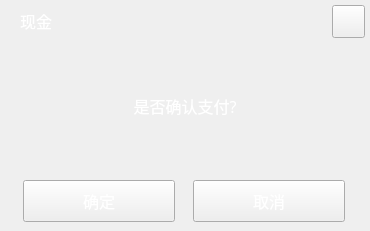
<?xml version="1.0" encoding="UTF-8"?>
<ui version="4.0">
 <class>DlgCommon</class>
 <widget class="QWidget" name="DlgCommon">
  <property name="geometry">
   <rect>
    <x>0</x>
    <y>0</y>
    <width>370</width>
    <height>231</height>
   </rect>
  </property>
  <property name="minimumSize">
   <size>
    <width>370</width>
    <height>231</height>
   </size>
  </property>
  <property name="windowTitle">
   <string>DlgCommon</string>
  </property>
  <property name="styleSheet">
   <string notr="true">QWidget#DlgCommon {
	border-image: url(:/shareImages/dlg_background.png);
}</string>
  </property>
  <layout class="QVBoxLayout" name="verticalLayout">
   <property name="spacing">
    <number>0</number>
   </property>
   <property name="leftMargin">
    <number>0</number>
   </property>
   <property name="topMargin">
    <number>0</number>
   </property>
   <property name="rightMargin">
    <number>0</number>
   </property>
   <property name="bottomMargin">
    <number>0</number>
   </property>
   <item>
    <widget class="QWidget" name="titleWidget" native="true">
     <property name="minimumSize">
      <size>
       <width>0</width>
       <height>42</height>
      </size>
     </property>
     <property name="maximumSize">
      <size>
       <width>16777215</width>
       <height>42</height>
      </size>
     </property>
     <property name="styleSheet">
      <string notr="true">QWidget#titleWidget {
	border-image: url(:/shareImages/title_bar.png);
}</string>
     </property>
     <layout class="QHBoxLayout" name="horizontalLayout_2">
      <property name="spacing">
       <number>5</number>
      </property>
      <property name="leftMargin">
       <number>20</number>
      </property>
      <property name="topMargin">
       <number>5</number>
      </property>
      <property name="rightMargin">
       <number>5</number>
      </property>
      <property name="bottomMargin">
       <number>5</number>
      </property>
      <item>
       <widget class="QLabel" name="titleLabel">
        <property name="minimumSize">
         <size>
          <width>0</width>
          <height>30</height>
         </size>
        </property>
        <property name="maximumSize">
         <size>
          <width>16777215</width>
          <height>16777215</height>
         </size>
        </property>
        <property name="font">
         <font>
          <family>微软雅黑</family>
          <pointsize>-1</pointsize>
         </font>
        </property>
        <property name="styleSheet">
         <string notr="true">QLabel#titleLabel {
	font-family: &quot;微软雅黑&quot;;
	font-size:16px;
	color: rgb(255, 255, 255);
	border-width: 0px;
}</string>
        </property>
        <property name="frameShape">
         <enum>QFrame::NoFrame</enum>
        </property>
        <property name="frameShadow">
         <enum>QFrame::Plain</enum>
        </property>
        <property name="lineWidth">
         <number>1</number>
        </property>
        <property name="text">
         <string>现金</string>
        </property>
       </widget>
      </item>
      <item>
       <widget class="QPushButton" name="deleteBtn">
        <property name="minimumSize">
         <size>
          <width>33</width>
          <height>33</height>
         </size>
        </property>
        <property name="maximumSize">
         <size>
          <width>33</width>
          <height>33</height>
         </size>
        </property>
        <property name="font">
         <font>
          <family>微软雅黑</family>
          <pointsize>14</pointsize>
         </font>
        </property>
        <property name="focusPolicy">
         <enum>Qt::NoFocus</enum>
        </property>
        <property name="styleSheet">
         <string notr="true">QPushButton#deleteBtn {
	border-image: url(:/shareImages/close.png);
}

QPushButton#deleteBtn:pressed {
	border-image: url(:/shareImages/close_press.png);
}</string>
        </property>
        <property name="text">
         <string/>
        </property>
       </widget>
      </item>
     </layout>
    </widget>
   </item>
   <item alignment="Qt::AlignHCenter">
    <widget class="QLabel" name="contextLabel">
     <property name="sizePolicy">
      <sizepolicy hsizetype="Preferred" vsizetype="Preferred">
       <horstretch>0</horstretch>
       <verstretch>0</verstretch>
      </sizepolicy>
     </property>
     <property name="minimumSize">
      <size>
       <width>310</width>
       <height>0</height>
      </size>
     </property>
     <property name="maximumSize">
      <size>
       <width>310</width>
       <height>16777215</height>
      </size>
     </property>
     <property name="font">
      <font>
       <family>微软雅黑</family>
       <pointsize>-1</pointsize>
      </font>
     </property>
     <property name="styleSheet">
      <string notr="true">font-family: &quot;微软雅黑&quot;;
color: rgb(255, 255, 255);
font-size:16px;</string>
     </property>
     <property name="text">
      <string>是否确认支付?</string>
     </property>
     <property name="alignment">
      <set>Qt::AlignCenter</set>
     </property>
     <property name="wordWrap">
      <bool>true</bool>
     </property>
    </widget>
   </item>
   <item>
    <widget class="QWidget" name="bottomWidget" native="true">
     <property name="minimumSize">
      <size>
       <width>0</width>
       <height>62</height>
      </size>
     </property>
     <property name="maximumSize">
      <size>
       <width>16777215</width>
       <height>62</height>
      </size>
     </property>
     <layout class="QHBoxLayout" name="horizontalLayout">
      <item>
       <widget class="QPushButton" name="sureBtn">
        <property name="sizePolicy">
         <sizepolicy hsizetype="Minimum" vsizetype="Expanding">
          <horstretch>0</horstretch>
          <verstretch>0</verstretch>
         </sizepolicy>
        </property>
        <property name="minimumSize">
         <size>
          <width>152</width>
          <height>42</height>
         </size>
        </property>
        <property name="maximumSize">
         <size>
          <width>152</width>
          <height>42</height>
         </size>
        </property>
        <property name="font">
         <font>
          <family>微软雅黑</family>
          <pointsize>-1</pointsize>
         </font>
        </property>
        <property name="focusPolicy">
         <enum>Qt::NoFocus</enum>
        </property>
        <property name="styleSheet">
         <string notr="true">QPushButton#sureBtn {
	font-family: &quot;微软雅黑&quot;;
	color: rgb(255, 255, 255);
	font-size:16px;
	border-image: url(:/shareImages/sure_normal.png);
}

QPushButton#sureBtn:pressed {
	border-image: url(:/shareImages/sure_press.png);
}</string>
        </property>
        <property name="text">
         <string>确定</string>
        </property>
       </widget>
      </item>
      <item>
       <widget class="QPushButton" name="cancelBtn">
        <property name="sizePolicy">
         <sizepolicy hsizetype="Minimum" vsizetype="Expanding">
          <horstretch>0</horstretch>
          <verstretch>0</verstretch>
         </sizepolicy>
        </property>
        <property name="minimumSize">
         <size>
          <width>152</width>
          <height>42</height>
         </size>
        </property>
        <property name="maximumSize">
         <size>
          <width>152</width>
          <height>42</height>
         </size>
        </property>
        <property name="font">
         <font>
          <family>微软雅黑</family>
          <pointsize>-1</pointsize>
         </font>
        </property>
        <property name="focusPolicy">
         <enum>Qt::NoFocus</enum>
        </property>
        <property name="styleSheet">
         <string notr="true">QPushButton#cancelBtn {
	font-family: &quot;微软雅黑&quot;;
	color: rgb(255, 255, 255);
	font-size:16px;
	border-image: url(:/shareImages/cancel_normal.png);
}

QPushButton#cancelBtn:pressed {
	border-image: url(:/shareImages/cancel_press.png);
}</string>
        </property>
        <property name="text">
         <string>取消</string>
        </property>
       </widget>
      </item>
     </layout>
    </widget>
   </item>
  </layout>
 </widget>
 <layoutdefault spacing="6" margin="11"/>
 <resources/>
 <connections/>
</ui>
